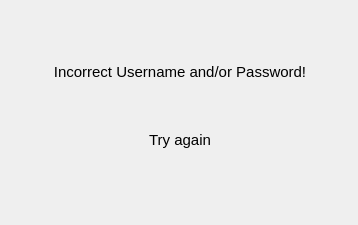
<?xml version="1.0" encoding="UTF-8"?>
<ui version="4.0">
 <class>admin_error</class>
 <widget class="QWidget" name="admin_error">
  <property name="geometry">
   <rect>
    <x>0</x>
    <y>0</y>
    <width>358</width>
    <height>225</height>
   </rect>
  </property>
  <property name="minimumSize">
   <size>
    <width>358</width>
    <height>225</height>
   </size>
  </property>
  <property name="maximumSize">
   <size>
    <width>358</width>
    <height>225</height>
   </size>
  </property>
  <property name="windowTitle">
   <string>Warning</string>
  </property>
  <widget class="QWidget" name="verticalLayoutWidget">
   <property name="geometry">
    <rect>
     <x>30</x>
     <y>40</y>
     <width>300</width>
     <height>131</height>
    </rect>
   </property>
   <layout class="QVBoxLayout" name="verticalLayout">
    <item>
     <widget class="QLabel" name="label">
      <property name="font">
       <font>
        <pointsize>11</pointsize>
       </font>
      </property>
      <property name="text">
       <string>Incorrect Username and/or Password!</string>
      </property>
      <property name="alignment">
       <set>Qt::AlignCenter</set>
      </property>
     </widget>
    </item>
    <item>
     <widget class="QLabel" name="label_3">
      <property name="font">
       <font>
        <pointsize>11</pointsize>
       </font>
      </property>
      <property name="text">
       <string>Try again</string>
      </property>
      <property name="alignment">
       <set>Qt::AlignCenter</set>
      </property>
     </widget>
    </item>
   </layout>
  </widget>
  <zorder>verticalLayoutWidget</zorder>
  <zorder>label_2</zorder>
 </widget>
 <resources/>
 <connections/>
</ui>
